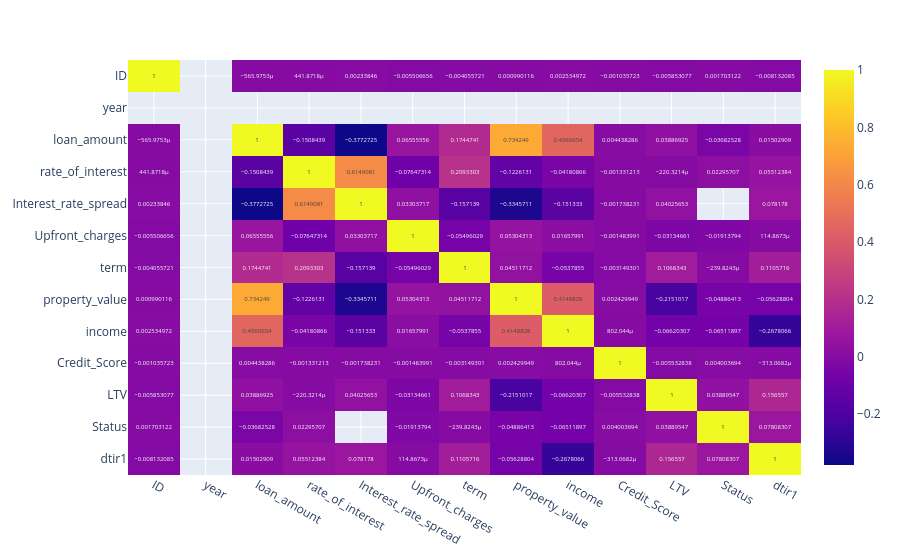

Write notebook code for a chart like this one.
### Code cell
corr = df.select_dtypes(include=["int64", "float64"]).corr()

corr

fig = px.imshow(
    corr,
    text_auto=True,
    aspect="auto"
)

fig.show()

### Figure 1 — Plotly figure (JSON) as saved in the notebook; plotly's stock layout.template omitted (floating-point values rounded to 4 significant figures; data arrays with more than 128 entries replaced by an {"elided": "..."} marker saying what was removed)
{"data": [{"coloraxis": "coloraxis", "hovertemplate": "x: %{x}<br>y: %{y}<br>color: %{z}<extra></extra>", "name": "0", "texttemplate": "%{z}", "type": "heatmap", "x": ["ID", "year", "loan_amount", "rate_of_interest", "Interest_rate_spread", "Upfront_charges", "term", "property_value", "income", "Credit_Score", "LTV", "Status", "dtir1"], "xaxis": "x", "y": ["ID", "year", "loan_amount", "rate_of_interest", "Interest_rate_spread", "Upfront_charges", "term", "property_value", "income", "Credit_Score", "LTV", "Status", "dtir1"], "yaxis": "y", "z": {"elided": "13x13 float values"}}], "layout": {"coloraxis": {"colorscale": [[0, "#0d0887"], [0.1111, "#46039f"], [0.2222, "#7201a8"], [0.3333, "#9c179e"], [0.4444, "#bd3786"], [0.5556, "#d8576b"], [0.6667, "#ed7953"], [0.7778, "#fb9f3a"], [0.8889, "#fdca26"], [1, "#f0f921"]]}, "margin": {"t": 60}, "xaxis": {"anchor": "y", "domain": [0, 1]}, "yaxis": {"anchor": "x", "autorange": "reversed", "domain": [0, 1]}}}
